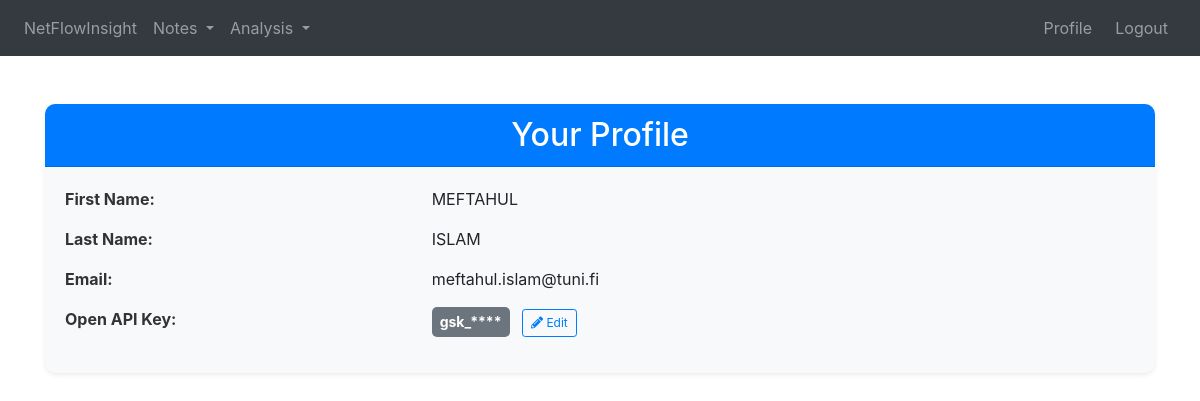
The page /profile/ (signed in) on the database its author committed.
### NetFlowInsight/models.py (models this page shows)
class User(db.Model, UserMixin):
    id = db.Column(db.Integer, primary_key=True)
    email = db.Column(db.String(150), unique=True)
    password = db.Column(db.String(150))
    firstname = db.Column(db.String(150))
    lastname = db.Column(db.String(150))
    path = db.Column(db.String(150))
    api_key = db.Column(db.String(100), nullable=True, default="default_api_key")
    pcap_loc = db.relationship('PcapLoc')

### NetFlowInsight/views.py (the view)
@views.route('profile/', methods=['GET', 'POST'])
@login_required
def profile():
    if request.method == 'POST':
        try:
            csrf_token = request.headers.get('X-CSRFToken')
            validate_csrf(csrf_token)
        except Exception as e:
            return jsonify({"error": "Invalid CSRF token"}), 400
    return render_template("profile.html", user=current_user)

### NetFlowInsight/templates/profile.html (shortened to what this page needs)
{% extends "base.html" %}
{% block content %}
<div class="container mt-5">
    <div class="card shadow-sm">
        <div class="card-header bg-primary text-white">
            <h2 class="text-center mb-0">Your Profile</h2>
        </div>
        <div class="card-body">
            <div class="profile-details">
                <div class="row mb-3">
                    <div class="col-md-4 font-weight-bold">First Name:</div>
                    <div class="col-md-8">{{ user.firstname|escape }}</div>
                </div>
                <div class="row mb-3">
                    <div class="col-md-4 font-weight-bold">Last Name:</div>
                    <div class="col-md-8">{{ user.lastname|escape }}</div>
                </div>
                <div class="row mb-3">
                    <div class="col-md-4 font-weight-bold">Email:</div>
                    <div class="col-md-8">{{ user.email|escape }}</div>
                </div>
                <div class="row mb-3">
                    <div class="col-md-4 font-weight-bold">Open API Key:</div>
                    <div class="col-md-8">
                      <span id="apiKeyDisplay" class="badge badge-secondary p-2">{{ user.api_key[:4] + "****" |escape }}</span>
                      <button type="button" class="btn btn-sm btn-outline-primary ml-2" onclick="editApiKey()">
                        <i class="fas fa-pencil-alt"></i> Edit
                      </button>
                    </div>
                  </div>
            </div>
        </div>
    </div>
</div>
{% endblock %}

### NetFlowInsight/static/css/style.css (style rules this page uses)
.card { background-color: #f8f9fa; border: none; border-radius: 10px; box-shadow: 0 0 10px rgba(0, 0, 0, 0.1); }
.card { border-radius: 10px; overflow: hidden; }
.card-header { font-size: 24px; font-weight: bold; text-align: center; }
.profile-details .row { margin-bottom: 15px; }
.profile-details .font-weight-bold { color: #333; }
#apiKeyDisplay { font-size: 14px; background-color: #6c757d; color: white; border-radius: 5px; }
.btn-outline-primary { font-size: 12px; }

### rows shown on the page
User: firstname "MEFTAHUL", lastname "ISLAM", email "meftahul.islam@tuni.fi", api_key "gsk_****"
